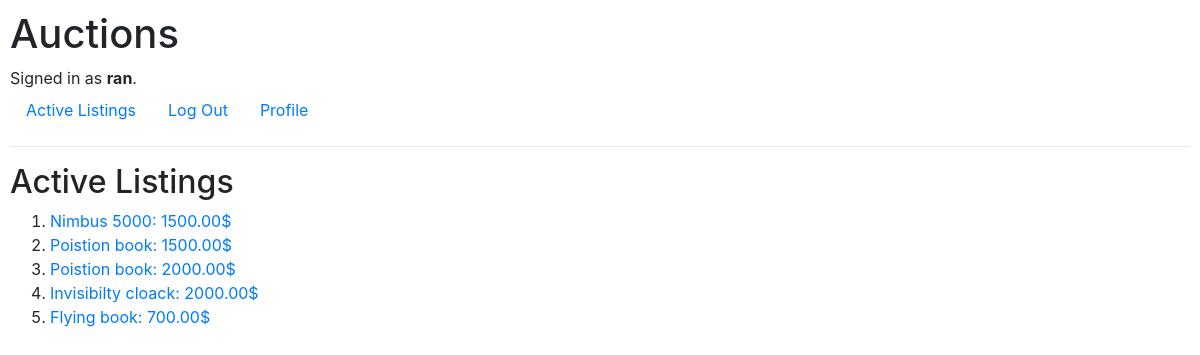
Screenshot of / (signed in) with the database file from the repository.
### auctions/models.py (models this page shows)
class User(AbstractUser):
    def __str__(self):
        return f"{self.first_name.capitalize()} {self.last_name.capitalize()}"

class Auction(models.Model):
    user = models.ForeignKey(
        User, on_delete=models.CASCADE, related_name="user_auctions"
    )
    item = models.ForeignKey(
        Item, on_delete=models.CASCADE, related_name="item_auctions"
    )
    price = models.DecimalField(max_digits=6, decimal_places=2)
    def __str__(self):
        return f"{self.item}: {self.price}$"

class Item(models.Model):
    name = models.CharField(max_length=30, unique=True)
    description = models.CharField(max_length=120)
    def __str__(self):
        return f"{self.name}"

### auctions/views.py (the view)
# urls.py: path("", views.index, name="index"),
def index(request):
    return render(request, "auctions/index.html", {"auctions": Auction.objects.all()})

### auctions/templates/auctions/index.html
{% extends 'auctions/layout.html' %}
{% block body %}
  <h2>Active Listings</h2>
  <ol>
    {% for auction in auctions %}
      <li>
        <a href="{% url 'auction_item' auction.id %}">{{ auction }}</a>
      </li>
    {% endfor %}
  </ol>
{% endblock %}

### auctions/templates/auctions/layout.html (shortened to what this page needs)
{% load static %}
<!DOCTYPE html>
<html lang="en">
  <head>
    <link rel="stylesheet" href="https://stackpath.bootstrapcdn.com/bootstrap/4.4.1/css/bootstrap.min.css" />
    <link rel="stylesheet" href="https://cdnjs.cloudflare.com/ajax/libs/font-awesome/6.6.0/css/all.min.css" />
    <link href="{% static 'auctions/styles.css' %}" rel="stylesheet" />
  </head>
  <body>
    <h1>Auctions</h1>
    <div>
      {% if user.is_authenticated %}
        Signed in as <strong>{{ user.username }}</strong>.
      {% else %}
        Not signed in.
      {% endif %}
    </div>
    <ul class="nav">
      <li class="nav-item">
        <a class="nav-link" href="{% url 'index' %}">Active Listings</a>
      </li>
      {% if user.is_authenticated %}
        <li class="nav-item">
          <a class="nav-link" href="{% url 'logout' %}">Log Out</a>
        </li>
        <li class="nav-item">
          <a class="nav-link" href="{% url 'user_page' %}">Profile</a>
        </li>
      {% endif %}
    </ul>
    <hr />
    {% block body %}
    {% endblock %}
  </body>
</html>

### auctions/static/auctions/styles.css (style rules this page uses)
body { padding: 10px; }

### rows the page displays
User: username "ran"
Auction: item+price "Nimbus 5000: 1500.00$"
Auction: item+price "Poistion book: 1500.00$"
Auction: item+price "Poistion book: 2000.00$"
Auction: item+price "Invisibilty cloack: 2000.00$"
Auction: item+price "Flying book: 700.00$"
